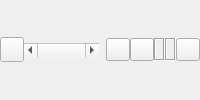
           <widget class="QWidget" name="Panel12" native="true">
            <property name="enabled">
             <bool>true</bool>
            </property>
            <property name="sizePolicy">
             <sizepolicy hsizetype="Preferred" vsizetype="Fixed">
              <horstretch>0</horstretch>
              <verstretch>0</verstretch>
             </sizepolicy>
            </property>
            <property name="toolTip">
             <string/>
            </property>
            <property name="text" stdset="0">
             <string/>
            </property>
            <layout class="QHBoxLayout" name="horizontalLayout_7">
             <property name="spacing">
              <number>0</number>
             </property>
             <property name="leftMargin">
              <number>0</number>
             </property>
             <property name="topMargin">
              <number>0</number>
             </property>
             <property name="rightMargin">
              <number>0</number>
             </property>
             <property name="bottomMargin">
              <number>0</number>
             </property>
             <item>
              <widget class="QToolButton" name="BtnAnimate">
               <property name="enabled">
                <bool>true</bool>
               </property>
               <property name="maximumSize">
                <size>
                 <width>25</width>
                 <height>25</height>
                </size>
               </property>
               <property name="toolTip">
                <string>Animation</string>
               </property>
               <property name="text">
                <string/>
               </property>
               <property name="icon">
                <iconset resource="../rtkconv_qt/rtkconv_qt.qrc">
                 <normaloff>:/buttons/anim1.bmp</normaloff>
                 <normalon>:/buttons/anim2.bmp</normalon>:/buttons/anim1.bmp</iconset>
               </property>
               <property name="checkable">
                <bool>true</bool>
               </property>
               <property name="flat" stdset="0">
                <bool>true</bool>
               </property>
              </widget>
             </item>
             <item>
              <widget class="QScrollBar" name="TimeScroll">
               <property name="enabled">
                <bool>true</bool>
               </property>
               <property name="sizePolicy">
                <sizepolicy hsizetype="MinimumExpanding" vsizetype="Fixed">
                 <horstretch>0</horstretch>
                 <verstretch>0</verstretch>
                </sizepolicy>
               </property>
               <property name="toolTip">
                <string>Time Scroll</string>
               </property>
               <property name="minimum">
                <number>0</number>
               </property>
               <property name="maximum">
                <number>0</number>
               </property>
               <property name="singleStep">
                <number>1</number>
               </property>
               <property name="value">
                <number>0</number>
               </property>
               <property name="orientation">
                <enum>Qt::Horizontal</enum>
               </property>
              </widget>
             </item>
             <item>
              <widget class="QWidget" name="Panel11" native="true">
               <property name="enabled">
                <bool>true</bool>
               </property>
               <property name="sizePolicy">
                <sizepolicy hsizetype="Preferred" vsizetype="Fixed">
                 <horstretch>0</horstretch>
                 <verstretch>0</verstretch>
                </sizepolicy>
               </property>
               <property name="toolTip">
                <string/>
               </property>
               <property name="text" stdset="0">
                <string/>
               </property>
               <layout class="QHBoxLayout" name="horizontalLayout_6">
                <property name="spacing">
                 <number>0</number>
                </property>
                <property name="leftMargin">
                 <number>0</number>
                </property>
                <property name="topMargin">
                 <number>0</number>
                </property>
                <property name="rightMargin">
                 <number>0</number>
                </property>
                <property name="bottomMargin">
                 <number>0</number>
                </property>
                <item>
                 <widget class="QLabel" name="ConnectMsg">
                  <property name="enabled">
                   <bool>true</bool>
                  </property>
                  <property name="toolTip">
                   <string/>
                  </property>
                  <property name="text">
                   <string/>
                  </property>
                 </widget>
                </item>
                <item>
                 <widget class="QToolButton" name="BtnClear">
                  <property name="enabled">
                   <bool>true</bool>
                  </property>
                  <property name="maximumSize">
                   <size>
                    <width>25</width>
                    <height>25</height>
                   </size>
                  </property>
                  <property name="toolTip">
                   <string>Clear</string>
                  </property>
                  <property name="text">
                   <string/>
                  </property>
                  <property name="icon">
                   <iconset resource="../rtkconv_qt/rtkconv_qt.qrc">
                    <normaloff>:/buttons/del.bmp</normaloff>:/buttons/del.bmp</iconset>
                  </property>
                 </widget>
                </item>
                <item>
                 <widget class="QToolButton" name="BtnReload">
                  <property name="enabled">
                   <bool>true</bool>
                  </property>
                  <property name="maximumSize">
                   <size>
                    <width>25</width>
                    <height>25</height>
                   </size>
                  </property>
                  <property name="toolTip">
                   <string>Reload</string>
                  </property>
                  <property name="text">
                   <string/>
                  </property>
                  <property name="icon">
                   <iconset resource="../rtkconv_qt/rtkconv_qt.qrc">
                    <normaloff>:/buttons/reload.bmp</normaloff>:/buttons/reload.bmp</iconset>
                  </property>
                 </widget>
                </item>
                <item>
                 <widget class="QLabel" name="StrStatus1">
                  <property name="enabled">
                   <bool>true</bool>
                  </property>
                  <property name="maximumSize">
                   <size>
                    <width>25</width>
                    <height>25</height>
                   </size>
                  </property>
                  <property name="toolTip">
                   <string/>
                  </property>
                  <property name="frameShape">
                   <enum>QFrame::Box</enum>
                  </property>
                  <property name="frameShadow">
                   <enum>QFrame::Sunken</enum>
                  </property>
                  <property name="text">
                   <string/>
                  </property>
                 </widget>
                </item>
                <item>
                 <widget class="QLabel" name="StrStatus2">
                  <property name="enabled">
                   <bool>true</bool>
                  </property>
                  <property name="maximumSize">
                   <size>
                    <width>25</width>
                    <height>25</height>
                   </size>
                  </property>
                  <property name="toolTip">
                   <string/>
                  </property>
                  <property name="frameShape">
                   <enum>QFrame::Box</enum>
                  </property>
                  <property name="frameShadow">
                   <enum>QFrame::Sunken</enum>
                  </property>
                  <property name="text">
                   <string/>
                  </property>
                 </widget>
                </item>
                <item>
                 <widget class="QToolButton" name="BtnOptions">
                  <property name="enabled">
                   <bool>true</bool>
                  </property>
                  <property name="maximumSize">
                   <size>
                    <width>25</width>
                    <height>25</height>
                   </size>
                  </property>
                  <property name="toolTip">
                   <string>Options</string>
                  </property>
                  <property name="text">
                   <string/>
                  </property>
                  <property name="icon">
                   <iconset resource="../rtkconv_qt/rtkconv_qt.qrc">
                    <normaloff>:/buttons/toolbmp</normaloff>:/buttons/toolbmp</iconset>
                  </property>
                 </widget>
                </item>
               </layout>
              </widget>
             </item>
            </layout>
           </widget>
